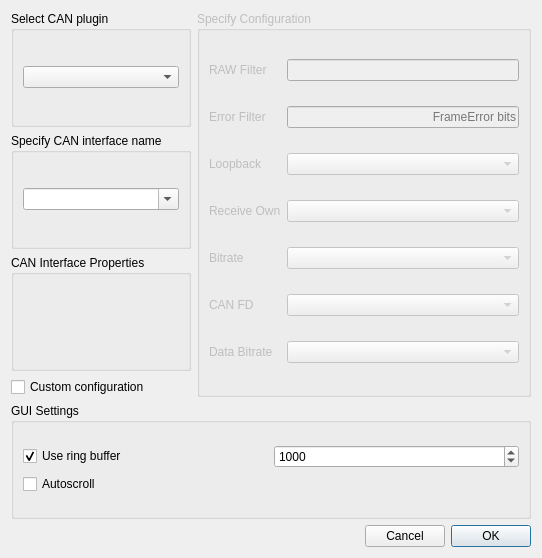
<?xml version="1.0" encoding="UTF-8"?>
<ui version="4.0">
 <class>ConnectDialog</class>
 <widget class="QDialog" name="ConnectDialog">
  <property name="geometry">
   <rect>
    <x>0</x>
    <y>0</y>
    <width>542</width>
    <height>558</height>
   </rect>
  </property>
  <property name="windowTitle">
   <string>Connect</string>
  </property>
  <layout class="QGridLayout" name="gridLayout_6">
   <item row="0" column="0">
    <layout class="QGridLayout" name="gridLayout_5">
     <item row="0" column="0">
      <widget class="QGroupBox" name="selectPluginBox">
       <property name="title">
        <string>Select CAN plugin</string>
       </property>
       <layout class="QGridLayout" name="gridLayout">
        <item row="0" column="0">
         <widget class="QComboBox" name="pluginListBox"/>
        </item>
       </layout>
      </widget>
     </item>
     <item row="4" column="0" colspan="2">
      <widget class="QGroupBox" name="groupBox">
       <property name="title">
        <string>GUI Settings</string>
       </property>
       <layout class="QGridLayout" name="gridLayout_2">
        <item row="0" column="0">
         <layout class="QVBoxLayout" name="verticalLayout_2">
          <item>
           <layout class="QHBoxLayout" name="horizontalLayout_2">
            <item>
             <widget class="QCheckBox" name="ringBufferBox">
              <property name="toolTip">
               <string>&lt;html&gt;&lt;head/&gt;&lt;body&gt;&lt;p&gt;Use ring buffer in table view model&lt;/p&gt;&lt;/body&gt;&lt;/html&gt;</string>
              </property>
              <property name="text">
               <string>Use ring buffer</string>
              </property>
              <property name="checked">
               <bool>true</bool>
              </property>
             </widget>
            </item>
            <item>
             <widget class="QSpinBox" name="ringBufferLimitBox">
              <property name="toolTip">
               <string>&lt;html&gt;&lt;head/&gt;&lt;body&gt;&lt;p&gt;Limit of ring buffer in table view model&lt;/p&gt;&lt;/body&gt;&lt;/html&gt;</string>
              </property>
              <property name="minimum">
               <number>10</number>
              </property>
              <property name="maximum">
               <number>10000000</number>
              </property>
              <property name="singleStep">
               <number>10</number>
              </property>
              <property name="stepType">
               <enum>QAbstractSpinBox::AdaptiveDecimalStepType</enum>
              </property>
              <property name="value">
               <number>1000</number>
              </property>
             </widget>
            </item>
           </layout>
          </item>
          <item>
           <widget class="QCheckBox" name="autoscrollBox">
            <property name="toolTip">
             <string>&lt;html&gt;&lt;head/&gt;&lt;body&gt;&lt;p&gt;Scroll to bottom table view on each portion of received frames&lt;/p&gt;&lt;/body&gt;&lt;/html&gt;</string>
            </property>
            <property name="text">
             <string>Autoscroll</string>
            </property>
           </widget>
          </item>
         </layout>
        </item>
       </layout>
      </widget>
     </item>
     <item row="3" column="0">
      <widget class="QCheckBox" name="useConfigurationBox">
       <property name="text">
        <string>Custom configuration</string>
       </property>
      </widget>
     </item>
     <item row="0" column="1" rowspan="4">
      <widget class="QGroupBox" name="configurationBox">
       <property name="enabled">
        <bool>false</bool>
       </property>
       <property name="title">
        <string>Specify Configuration</string>
       </property>
       <layout class="QGridLayout" name="gridLayout_4">
        <item row="0" column="0">
         <widget class="QLabel" name="rawFilterLabel">
          <property name="text">
           <string>RAW Filter</string>
          </property>
         </widget>
        </item>
        <item row="0" column="1">
         <widget class="QLineEdit" name="rawFilterEdit">
          <property name="alignment">
           <set>Qt::AlignRight|Qt::AlignTrailing|Qt::AlignVCenter</set>
          </property>
         </widget>
        </item>
        <item row="1" column="0">
         <widget class="QLabel" name="errorFilterLabel">
          <property name="text">
           <string>Error Filter</string>
          </property>
         </widget>
        </item>
        <item row="1" column="1">
         <widget class="QLineEdit" name="errorFilterEdit">
          <property name="alignment">
           <set>Qt::AlignRight|Qt::AlignTrailing|Qt::AlignVCenter</set>
          </property>
          <property name="placeholderText">
           <string>FrameError bits</string>
          </property>
         </widget>
        </item>
        <item row="2" column="0">
         <widget class="QLabel" name="loopbackLabel">
          <property name="text">
           <string>Loopback</string>
          </property>
         </widget>
        </item>
        <item row="2" column="1">
         <widget class="QComboBox" name="loopbackBox"/>
        </item>
        <item row="3" column="0">
         <widget class="QLabel" name="receiveOwnLabel">
          <property name="text">
           <string>Receive Own</string>
          </property>
         </widget>
        </item>
        <item row="3" column="1">
         <widget class="QComboBox" name="receiveOwnBox"/>
        </item>
        <item row="4" column="0">
         <widget class="QLabel" name="bitrateLabel">
          <property name="text">
           <string>Bitrate</string>
          </property>
         </widget>
        </item>
        <item row="4" column="1">
         <widget class="BitRateBox" name="bitrateBox"/>
        </item>
        <item row="5" column="0">
         <widget class="QLabel" name="canFdLabel">
          <property name="text">
           <string>CAN FD</string>
          </property>
         </widget>
        </item>
        <item row="5" column="1">
         <widget class="QComboBox" name="canFdBox"/>
        </item>
        <item row="6" column="0">
         <widget class="QLabel" name="dataBitrateLabel">
          <property name="text">
           <string>Data Bitrate</string>
          </property>
         </widget>
        </item>
        <item row="6" column="1">
         <widget class="BitRateBox" name="dataBitrateBox"/>
        </item>
       </layout>
      </widget>
     </item>
     <item row="5" column="0" colspan="2">
      <layout class="QHBoxLayout" name="horizontalLayout">
       <item>
        <spacer name="horizontalSpacer">
         <property name="orientation">
          <enum>Qt::Horizontal</enum>
         </property>
         <property name="sizeHint" stdset="0">
          <size>
           <width>96</width>
           <height>20</height>
          </size>
         </property>
        </spacer>
       </item>
       <item>
        <widget class="QPushButton" name="cancelButton">
         <property name="text">
          <string>Cancel</string>
         </property>
         <property name="autoDefault">
          <bool>false</bool>
         </property>
        </widget>
       </item>
       <item>
        <widget class="QPushButton" name="okButton">
         <property name="text">
          <string>OK</string>
         </property>
         <property name="autoDefault">
          <bool>false</bool>
         </property>
         <property name="default">
          <bool>true</bool>
         </property>
        </widget>
       </item>
      </layout>
     </item>
     <item row="1" column="0">
      <widget class="QGroupBox" name="specifyInterfaceNameBox">
       <property name="title">
        <string>Specify CAN interface name</string>
       </property>
       <layout class="QGridLayout" name="gridLayout_3">
        <item row="0" column="0">
         <widget class="QComboBox" name="interfaceListBox">
          <property name="editable">
           <bool>true</bool>
          </property>
         </widget>
        </item>
       </layout>
      </widget>
     </item>
     <item row="2" column="0">
      <widget class="CanBusDeviceInfoBox" name="deviceInfoBox">
       <property name="enabled">
        <bool>true</bool>
       </property>
       <property name="title">
        <string>CAN Interface Properties</string>
       </property>
      </widget>
     </item>
    </layout>
   </item>
  </layout>
 </widget>
 <customwidgets>
  <customwidget>
   <class>BitRateBox</class>
   <extends>QComboBox</extends>
   <header>bitratebox.h</header>
  </customwidget>
  <customwidget>
   <class>CanBusDeviceInfoBox</class>
   <extends>QGroupBox</extends>
   <header location="global">canbusdeviceinfobox.h</header>
   <container>1</container>
  </customwidget>
 </customwidgets>
 <resources/>
 <connections/>
</ui>
